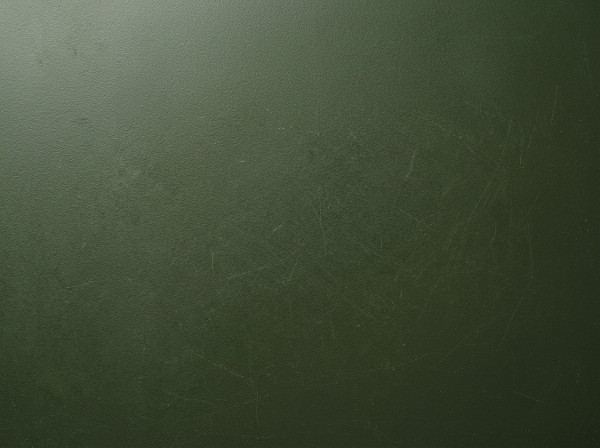
#> input picture Assets/source/olive_base_plate.png, 1200 x 896 px (shown at 1/2 size)
$ python -i generate_race_faceplate.py   (imports and definitions only)
#> lines starting #> are read from the running program, lines starting #| are printed output that depends on the picture
#> further down, picture is the input picture: PIL image 1200x896 RGB; mean R, G, B 64.5, 76.1, 55
"""Generate the 1970s weathered Vintage Racing GT faceplate & weathered knobs for Bass Fuzz Deluxe.

Uses a physically accurate multi-layer paint pipeline:
1. Seamless matte olive-green enamel base plate (Assets/source/olive_base_plate.png)
2. Painted diagonal cream + burnt-orange racing stripes modulated by base grain
3. Directional fibrous scuff/abrasion masks (Assets/source/paint_scuff_masks.png)
   that ONLY erase stripe paint + connected-component pruning of stray scraps
4. Grounded contact AO + directional cast shadows under both chrome footswitches
5. Authentic silkscreened typography (no heavy black outlines, no label wells,
   no 13 roundel, no lines/tagline under DELUXE BASS FUZZ)
6. Weathered vintage molded Bakelite/ABS knobs (knob_cap, knob_lighting, knob_skirt_strip)
"""

from __future__ import annotations

import io
import math
import subprocess
from pathlib import Path

import numpy as np
from PIL import Image, ImageDraw, ImageFont
from scipy import ndimage

ROOT = Path(__file__).resolve().parent.parent
UI_DIR = ROOT / "Assets" / "ui"
OLIVE_BASE_PATH = ROOT / "Assets" / "source" / "olive_base_plate.png"
SCUFF_MASKS_PATH = ROOT / "Assets" / "source" / "paint_scuff_masks.png"
CHASSIS_PATH = UI_DIR / "pedal_chassis.png"
FS_LEFT_PATH = UI_DIR / "footswitch_left_pressed.png"
FS_RIGHT_PATH = UI_DIR / "footswitch_right_pressed.png"
SCRATCH_DIR = Path(r"C:\Users\sonic\.gemini\antigravity\brain\a8314f55-065d-4ef1-b9c3-023d33c45ce1\scratch")
ASSEMBLED_PREVIEW_PATH = SCRATCH_DIR / "assembled_preview.png"
QA_CROPS_PATH = SCRATCH_DIR / "qa_crops.png"

FONTS_DIR = Path(r"C:\Windows\Fonts")

W, H = 1720, 1436
FACE_L, FACE_R = 152, 1568
FACE_T, FACE_B = 110, 1256
FACE_RADIUS = 38

FS_LEFT = (int(round(0.220930 * W)), int(round(0.768802 * H)))   # (380, 1104)
FS_RIGHT = (int(round(0.770930 * W)), int(round(0.767409 * H)))  # (1326, 1102)

COL_STRIPE_CREAM = np.array([234.0, 224.0, 200.0])  # #EAE0C8
COL_STRIPE_ORANGE = np.array([200.0, 75.0, 49.0])   # #C84B31
COL_LOGO_CREAM = (239, 231, 212)                    # #EFE7D4
COL_LBL = (244, 239, 224, 255)                      # #F4EFE0
COL_ACCENT_LBL = (242, 118, 61, 255)                # #F2763D


def load_git_head_image(rel_path: str, mode: str = "RGB") -> Image.Image:
    data = subprocess.check_output(["git", "show", f"HEAD:{rel_path}"], cwd=ROOT)
    return Image.open(io.BytesIO(data)).convert(mode)


# [448 lines left out: functions load_font, rounded_rect_sdf, extract_scuff_masks, prune_small_islands, draw_silkscreen_text, draw_9v_icon and 3 more, not called in this run]


def render_qa_outputs(chassis_img: Image.Image) -> None:
    canvas = chassis_img.convert("RGBA")

    def paste_centered(sprite: Image.Image, cx_f: float, cy_f: float, w_f: float, h_f: float) -> None:
        bw, bh = int(round(w_f * W)), int(round(h_f * H))
        canvas.alpha_composite(sprite.resize((bw, bh), Image.Resampling.LANCZOS), (int(round(cx_f * W - bw * 0.5)), int(round(cy_f * H - bh * 0.5))))

    k_sh = Image.open(UI_DIR / "knob_shadow.png").convert("RGBA")
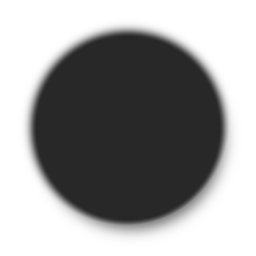
#> input picture Assets/ui/knob_shadow.png, 256 x 256 px
#> k_sh is the input picture: PIL image 256x256 RGBA; mean R, G, B, A 0, 0, 0, 99.4
    k_sk = Image.open(UI_DIR / "knob_skirt_strip.png").convert("RGBA")
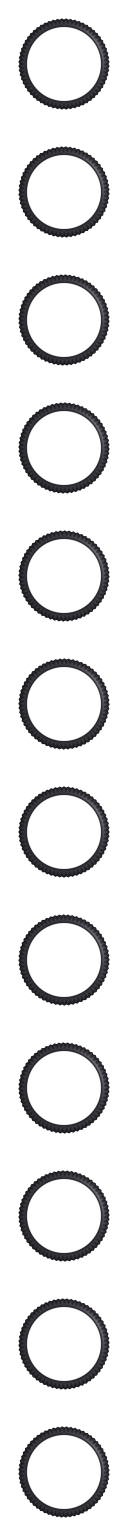
#> input picture Assets/ui/knob_skirt_strip.png, 256 x 3072 px (shown at 1/2 size)
#> k_sk is the input picture: PIL image 256x3072 RGBA; mean R, G, B, A 6.1, 5.8, 6.5, 32.6
#> (the run stopped early here; a loop or call above may not have finished)
